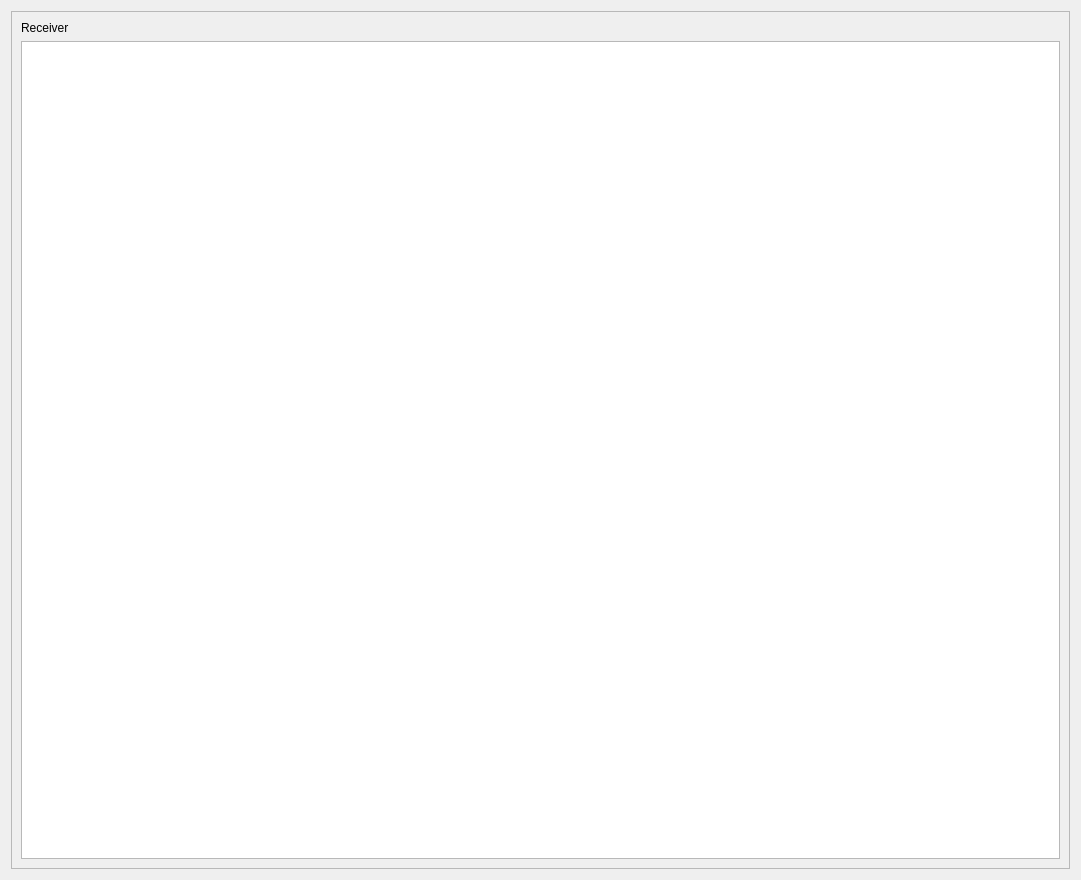
<?xml version="1.0" encoding="UTF-8"?>
<ui version="4.0">
 <class>Form</class>
 <widget class="QWidget" name="Form">
  <property name="windowModality">
   <enum>Qt::WindowModal</enum>
  </property>
  <property name="enabled">
   <bool>true</bool>
  </property>
  <property name="geometry">
   <rect>
    <x>0</x>
    <y>0</y>
    <width>1081</width>
    <height>880</height>
   </rect>
  </property>
  <property name="windowTitle">
   <string>Form</string>
  </property>
  <property name="autoFillBackground">
   <bool>false</bool>
  </property>
  <layout class="QVBoxLayout" name="verticalLayout">
   <item>
    <widget class="QFrame" name="frame_2">
     <property name="sizePolicy">
      <sizepolicy hsizetype="Expanding" vsizetype="Expanding">
       <horstretch>0</horstretch>
       <verstretch>0</verstretch>
      </sizepolicy>
     </property>
     <property name="frameShape">
      <enum>QFrame::StyledPanel</enum>
     </property>
     <property name="frameShadow">
      <enum>QFrame::Raised</enum>
     </property>
     <layout class="QGridLayout" name="gridLayout">
      <property name="sizeConstraint">
       <enum>QLayout::SetNoConstraint</enum>
      </property>
      <item row="2" column="0">
       <widget class="QTextEdit" name="messageUpdate">
        <property name="statusTip">
         <string/>
        </property>
       </widget>
      </item>
      <item row="1" column="0">
       <widget class="QLabel" name="label">
        <property name="styleSheet">
         <string notr="true">font: 75 25pt &quot;Ubuntu&quot;;</string>
        </property>
        <property name="text">
         <string>Receiver</string>
        </property>
       </widget>
      </item>
     </layout>
    </widget>
   </item>
  </layout>
 </widget>
 <resources/>
 <connections/>
</ui>
